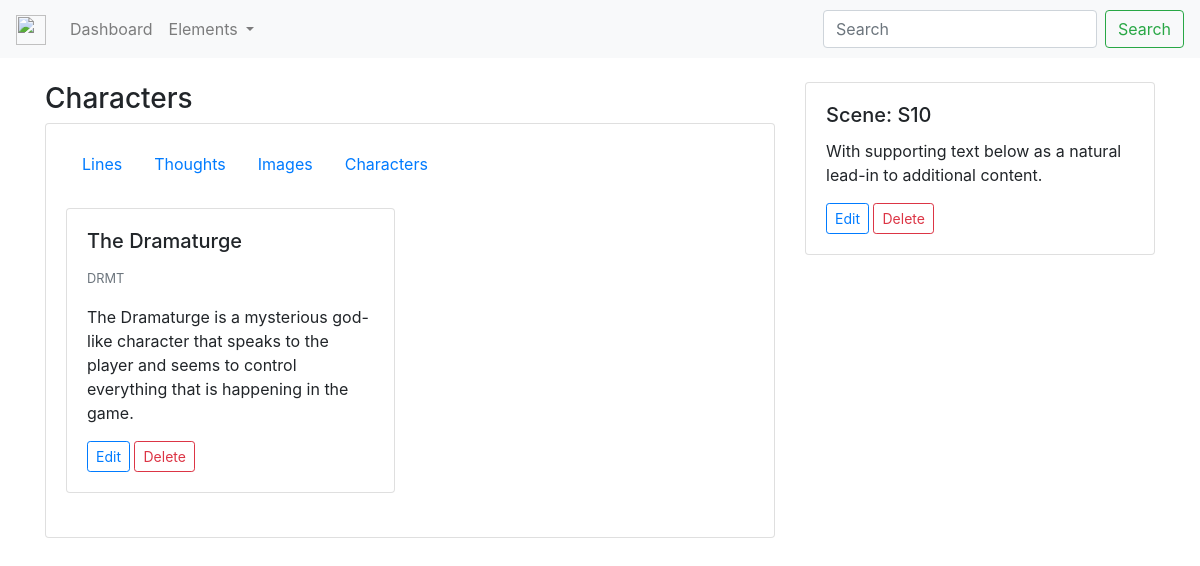
The app's page /scenes/10/characters with its own data.
### characters/models.py (models this page shows, shortened)
class Character(models.Model):
    name = models.CharField(blank=True, null=True, max_length=80)
    age = models.PositiveSmallIntegerField(blank=True, null=True)
    gender = models.CharField(blank=True, null=True, max_length=80)
    code = models.CharField(blank=True, null=True, max_length=6)
    description = models.TextField(blank=True, null=True)
    def get_edit_url(self):
        return reverse("characters:edit-character", kwargs={'pk': self.pk})
    def get_delete_url(self):
        return reverse("characters:delete-character", kwargs={'pk': self.pk})

### scenes/models.py (models this page shows, shortened)
class Scene(models.Model):
    description = models.TextField(default='')
    characters = models.ManyToManyField(Character)
    def get_absolute_url(self):
        return reverse('scenes:show-scene', kwargs={'pk': self.pk})
    def get_edit_url(self):
        return reverse('scenes:edit-scene', kwargs={'pk': self.pk})
    def get_characters_url(self):
        return reverse('scenes:characters-scene', kwargs={'pk': self.pk})

### scenes/views.py (the view)
# urls.py: path('<int:pk>/characters', views.characters_view, name='characters-scene'),
def characters_view(request, pk):
    scene = get_object_or_404(Scene, pk=pk)
    characters = scene.characters.all()
    context = {
        'scene': scene,
        'characters': characters
    }
    return render(request, 'scenes/characters.html', context)

### scenes/templates/scenes/characters.html
{% extends 'base.html' %}
{% block content %}
    <div class="container">
        <br>
        <div class="row">
            <div class="col-md-8">
                <h3>Characters</h3>
                <div class="card">
                    <div class="card-body">
                        <ul class="nav">
                            <li class="nav-item">
                                <a class="nav-link" href="{{ scene.get_absolute_url }}">Lines</a>
                            </li>
                            <li class="nav-item">
                                <a class="nav-link" href="#">Thoughts</a>
                            </li>
                            <li class="nav-item">
                                <a class="nav-link" href="#">Images</a>
                            </li>
                            <li class="nav-item">
                                <a class="nav-link active" href="{{ scene.get_characters_url }}">Characters</a>
                            </li>
                        </ul>
                        <br>
                        <div class="row">
                            {% for character in characters %}
                            <div class="col-md-6">
                                <div class="card">
                                    <div class="card-body">
                                        <h5 class="card-title">{{ character.name }}</h5>
                                        <p class="card-text"><small class="text-muted">{{ character.code }}</small></p>
                                        <p class="card-text">{{ character.description }}</p>
                                        <a href="{{ character.get_edit_url }}" class="btn btn-outline-primary btn-sm">Edit</a>
                                        <a href="{{ character.get_delete_url }}" class="btn btn-outline-danger btn-sm">Delete</a>
                                    </div>
                                </div>
                                <br>
                            </div>
                            {% endfor %}
                        </div>
                    </div>
                </div>
            </div>
            <div class="col-md-4">
                <div class="card">
                    <div class="card-body">
                        <h5 class="card-title">Scene: S{{ scene.pk }}</h5>
                        <p class="card-text">With supporting text below as a natural lead-in to additional content.</p>
                        <a href="{{ scene.get_edit_url }}" class="btn btn-outline-primary btn-sm">Edit</a>
                        <a href="{{ scene.get_edit_url }}" class="btn btn-outline-danger btn-sm">Delete</a>
                    </div>
                </div>
            </div>
        </div>
    </div>
{% endblock %}

### records on screen
Character: name "The Dramaturge", code "DRMT", description "The Dramaturge is a mysterious god-like character that speaks to the player and seems to control everything that is happening in the game."
Scene: pk "10"
